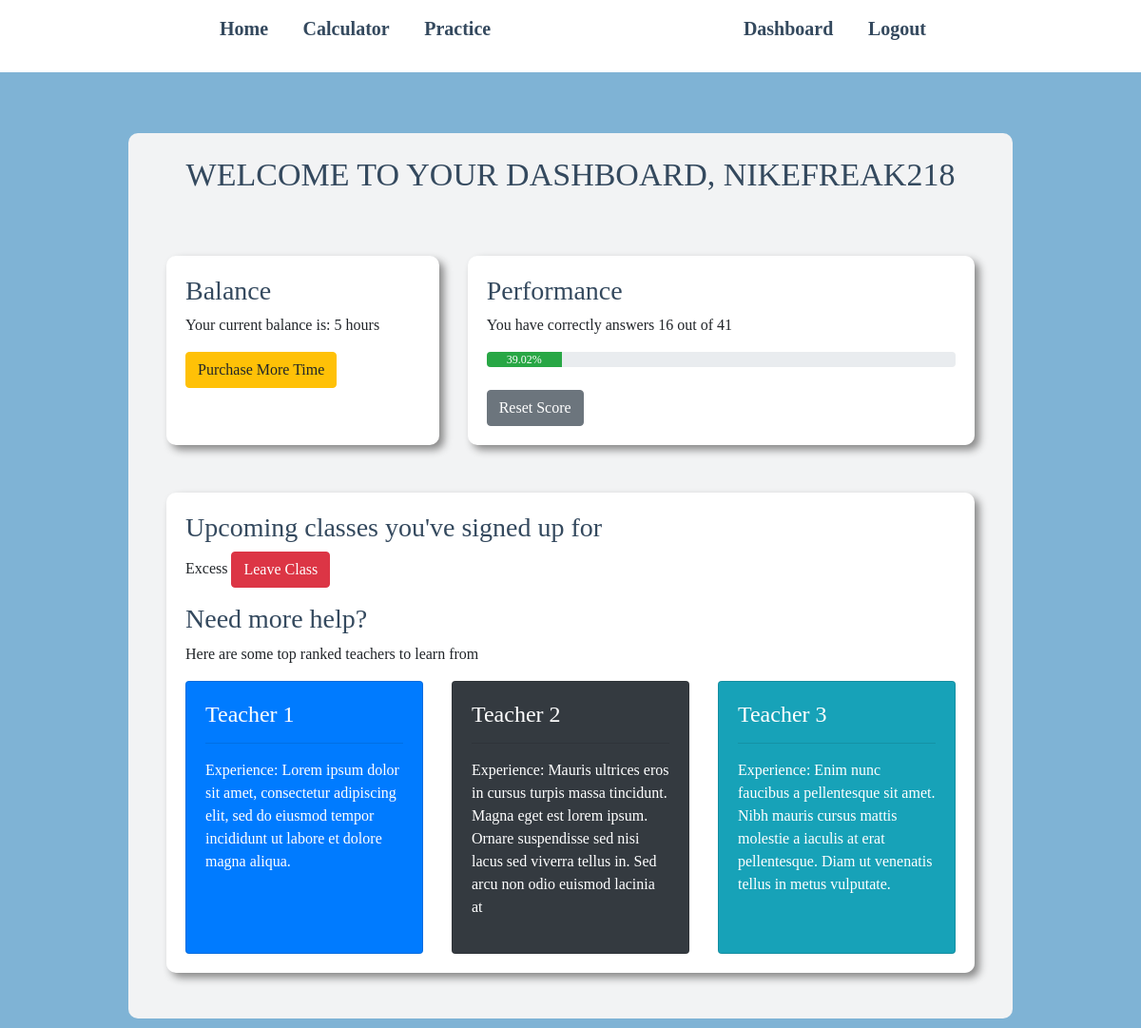
Screenshot of /dashboard/ (signed in) with the database file from the repository.
### users/models.py (models this page shows, shortened)
class Account(models.Model):
    user = models.OneToOneField(User, null=True, on_delete=models.CASCADE)
    is_student = models.BooleanField(default=False)
    is_teacher = models.BooleanField(default=False)
    name = models.CharField(max_length=20, null=True)
    def __str__(self):
        return self.name

class Student(Account):
    balance = models.IntegerField(default=0, null=True)
    correct = models.IntegerField(default=0, null=True)
    attempt = models.IntegerField(default=0, null=True)

class Classroom(models.Model):
    classes = models.ForeignKey(Classes, null=True, on_delete=models.CASCADE)
    student = models.ForeignKey(Student, null=True, on_delete=models.CASCADE)
    def __str__(self):
        return self.classes.name

class Classes(models.Model):
    name = models.CharField(max_length=100, null=True)
    capacity = models.IntegerField(null=True, default=1)
    cost = models.IntegerField(null=True, default=0)
    description = models.CharField(null=True, max_length=500)
    teacher = models.ForeignKey(Teacher, null=True, on_delete=models.CASCADE)

### users/views.py (the view)
# urls.py: path('dashboard/', user_views.dashboard, name='dashboard'),
@login_required(login_url='login')
def dashboard(request):
    current_user = request.user.account
    if current_user.is_student:
        class1 = Classroom.objects.filter(student__name=current_user)
        students = None
        try:
            percent = round((current_user.student.correct / current_user.student.attempt) * 100, 2)
        except ZeroDivisionError:
            percent = 0
    elif current_user.is_teacher:
        class1 = current_user.teacher.classes_set.all()
        students = Classroom.objects.filter(classes__name='Stoichiometry Basics')
        percent = 0
    context = {
        'c_user': current_user,
        'percent': percent,
        'class': class1,
        'students': students,
    }
    return render(request, 'users/dashboard.html', context)

### users/templates/users/dashboard.html (shortened to what this page needs)
<!DOCTYPE html>
<html lang="en">
<head>
    <link rel="stylesheet" href="https://stackpath.bootstrapcdn.com/bootstrap/4.5.0/css/bootstrap.min.css">
</head>
<body>
<header>
    <nav>
        <ul class="nav_links">
            <li><a class="left" href="{% url 'home' %}">Home</a></li>
            <li><a class="left" href="{% url 'calculator' %}">Calculator</a></li>
            <li><a class="left" href="{% url 'practice' %}">Practice</a></li>
        </ul>
    </nav>
    <nav>
        <ul class="nav_links">
            {% if user.is_authenticated %}
            <li><a class="right" href="{% url 'dashboard' %}">Dashboard</a></li>
            <li><a class="right" href="{% url 'logout' %}">Logout</a></li>
            {% else %}
            <li><a href="{% url 'register' %}">Register</a></li>
            <li><a href="{% url 'login' %}">Log In</a></li>
            {% endif %}
        </ul>
    </nav>
</header>
    <div class="container">
        <div class="content">
            <h2 class="mb-4">Welcome to your dashboard, {{c_user.name}}</h2>
                <div class="container-1">
                <div class="box-1">
                    {% if c_user.is_student %}
                    <h3>Balance</h3>
                    <p>Your current balance is: {{c_user.student.balance}} hours</p>
                    <a href="{% url 'purchase' %}" class="btn btn-warning">Purchase More Time</a>
                    {% elif c_user.is_teacher %}
                    <h3>Earning</h3>
                    <p>Your current earnings is: ${{c_user.teacher.earning}}</p>
                    <a href="#" class="btn btn-warning">Redeem earnings</a>
                    {% endif %}
                </div>
                <div class="box-2">
                    {% if c_user.is_student %}
                    <h3>Performance</h3>
                    <p>You have correctly answers {{c_user.student.correct}} out of {{c_user.student.attempt}}</p>
                    <div class="progress mb-4">
                      <div class="progress-bar bg-success" role="progressbar" style="width: {{c_user.student.correct}}%" aria-valuenow="25" aria-valuemin="0" aria-valuemax="100"> {{percent}}%</div>
                    </div>
                    <a href="#" class="btn btn-secondary">Reset Score</a>
                    {% endif %}
                </div>
            </div>
            <div class="content box-3">
            {% if c_user.is_student %}
            <h3>Upcoming classes you've signed up for</h3>
            {% for class in class %}
                <p>{{class}} <a href="{% url 'leave-class' class.id %}" class="btn btn-danger">Leave Class</a></p>
            {% endfor %}
                <h3>Need more help?</h3>
                <p>Here are some top ranked teachers to learn from</p>
                <div class="row">
                    <div class="col-md-4 d-flex align-items-stretch">
                        <div class="card bg-primary">
                        <div class="card-body">
                            <h4>Teacher 1</h4>
                            <hr>
                            <p>Experience: Lorem ipsum dolor sit amet, consectetur adipiscing elit, sed do eiusmod tempor incididunt ut labore et dolore magna aliqua. </p>
                        </div>
                        </div>
                    </div>
                    <div class="col-md-4 d-flex align-items-stretch">
                        <div class="card bg-dark">
                        <div class="card-body">
                            <h4>Teacher 2</h4>
                            <hr>
                            <p>Experience: Mauris ultrices eros in cursus turpis massa tincidunt. Magna eget est lorem ipsum. Ornare suspendisse sed nisi lacus sed viverra tellus in. Sed arcu non odio euismod lacinia at </p>
                        </div>
                        </div>
                    </div>
                    <div class="col-md-4 d-flex align-items-stretch">
                        <div class="card bg-info">
                        <div class="card-body">
                            <h4>Teacher 3</h4>
                            <hr>
                            <p>Experience: Enim nunc faucibus a pellentesque sit amet. Nibh mauris cursus mattis molestie a iaculis at erat pellentesque. Diam ut venenatis tellus in metus vulputate. </p>
                        </div>
                        </div>
                    </div>
                </div>
            </div>
            {% endif %}
        </div>
    </div>
</body>
</html>

### users/templates/users/dashboard.html (style rules this page uses)
body { background-color: #7FB3D5 ; }
.container { width:80%; margin: auto; margin-top: 4em; }
.content { background: #F2F3F4 ; font-family: Verdana; text-align: center; line-height: 1.5 em; padding: 10px; margin: 10px 0px; border-radius: 10px; padding-top: 1.5em; padding-bottom: 3em; }
.content h2 { color: #34495E; font-family: Verdana; font-size: 34px; text-transform: uppercase; }
* { box-sizing: border-box; }
header li, header a { font-family: Verdana; font-size: 20px; color: #34495E; text-decoration: none; font-weight: bold; }
header { background: white; display: flex; justify-content: space-between; align-items: center; padding: 15px 17.5%; margin-top: 0px; margin-left: -35px; margin-right: 0px; }
.nav_links { list-style: none; }
.nav_links li { display: inline-block; padding: 0px 16px; }
.nav_links li a { transition: all 0.3s ease 0s; }
.container-1 { display: flex; justify-content: space-between; }
.box-1 h3 { color: #34495E; }
.box-2 h3 { color: #34495E; }
.box-3 h3 { color: #34495E; }
.box-1 { text-align: left; background-color: white; flex: 1; padding: 20px; border-radius: 10px; margin-right: 30px; margin-left: 30px; margin-top: 40px; box-shadow: 5px 5px 8px #888888; }
.box-2 { text-align: left; background-color: white; flex: 2; margin-right: 30px; margin-top: 40px; padding: 20px; border-radius: 10px; box-shadow: 5px 5px 8px #888888; }
.box-3 { text-align: left; background-color: white; flex: 2; padding: 20px; margin: 50px 30px 0px 30px; border-radius: 10px; box-shadow: 5px 5px 8px #888888; }
.card-body { color: white; }

### rows the page displays
Account: name "NIKEFREAK218", student.balance "5", student.correct "16", student.attempt "41"
Classroom: classes.name "Excess"

### other values shown
{{ percent }} "39.02"
